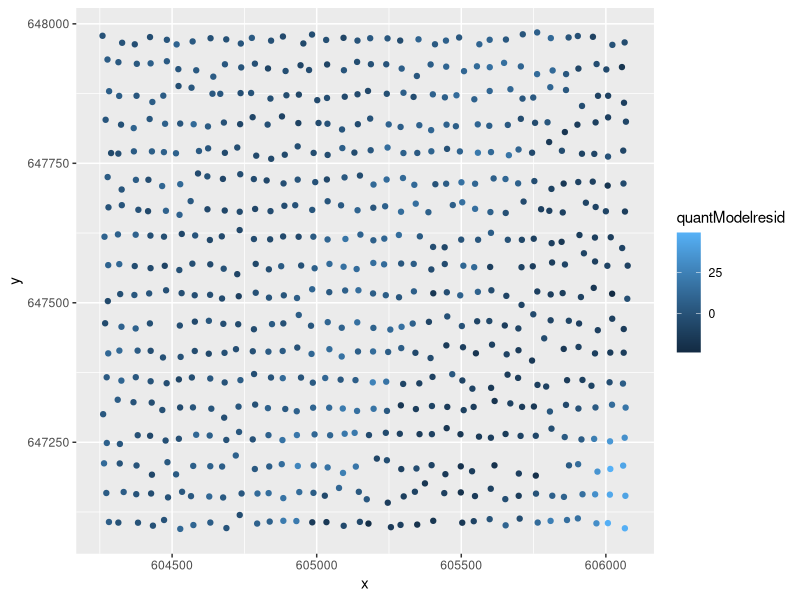

R code for this plot: (Note: this script raises an error after producing the figure.)
################################################################################
#' @title simQuantSpat
#' @author James Margrove
#' @description simulated function 

# Set langauge and clear workspace
Sys.setenv(LANG = "en")
rm(list=ls())

# Import packages 
require(ggplot2)
require(gtable)
require(grid)
require(quantreg)
require(ape)

# Import data 
pelev_data <- read.table("./data/pelev_data.txt", header = TRUE)
spatial_data <- read.table("./data/forestplot_160_spatial_data.txt", header = TRUE)
plotExtent <- read.table("./data/plotExtent.txt", header = TRUE)
# Reubens data (Sort out later )
#reu_data <- read.table( "./data/Reuben_data/data_cleaned.txt", header = TRUE)
648/3
# Cut the data to ensure that 
Xbreaks <- seq(plotExtent[1,"X50N"], plotExtent[3,"X50N"], length = 37)  
Ybreaks <- seq(plotExtent[1,"Y50N"], plotExtent[2,"Y50N"], length = 19)  

spatial_data$XCut <- cut(spatial_data$X50N, breaks = Xbreaks)
spatial_data$YCut <- cut(spatial_data$Y50N, breaks = Ybreaks)
str(spatial_data)
# Calculate average, elevation and wood density per square 
e <- as.vector(unlist(with(spatial_data, tapply(elev, list(XCut, YCut), mean, na.rm = TRUE))))
d <- as.vector(unlist(with(spatial_data, tapply(dden, list(XCut, YCut), mean, na.rm = TRUE))))
x <- as.vector(unlist(with(spatial_data, tapply(X50N, list(XCut, YCut), mean, na.rm = TRUE))))
y <- as.vector(unlist(with(spatial_data, tapply(Y50N, list(XCut, YCut), mean, na.rm = TRUE))))
spat_data <- data.frame(e, d, x, y)
spat_data <- spat_data[with(spat_data, which(!is.na(y))),]

#### Email 2 from robi
data = spat_data
taus = c(0.5)
quantModel <- rq(e ~ d, data = data, tau = taus)
summary(quantModel)
data$quantModelresid <- resid(quantModel)
ggplot(data, aes(x, y, color = quantModelresid)) + geom_point()


# Are wood density values auto-correlated?
# Calculate Morans I
coords_dist_mat <- as.matrix(dist(cbind(spat_data$x, spat_data$y)))
coords_dist_mat_inv <- 1/coords_dist_mat
diag(coords_dist_mat_inv) <- 0
# Calculate Moran's I
Moran.I(data$quantModelresid, coords_dist_mat_inv)
require(nlme)
# Ok so the residuals are quto correlated 
quantModelfitted <- fitted(quantModel)
plot(y = quantModelresid, x = quantModelfitted)
nullModel <- nlme::gls(quantModelresid ~ 1, 
                       data = data)


vario2 <- Variogram(nullModel, form = ~x + y, resType = "pearson")
plot(vario2, smooth = TRUE, ylim = c(0, 1.2))
#On the variogram we see that the semi-variance is clearly increasing with distance.
# Semi variance is, 

# Model using different spatial structures 
spatModel1 <- nlme::gls(quantModelresid ~ 1, 
                       data = data, 
                       correlation = corExp(form = ~ x + y))
spatModel2 <- nlme::gls(quantModelresid ~ 1, 
                       data = data, 
                       correlation = corGaus(form = ~ x + y))
spatModel3 <- nlme::gls(quantModelresid ~ 1, 
                       data = data, 
                       correlation = corSpher(form = ~ x + y))
spatModel4 <- nlme::gls(quantModelresid ~ 1, 
                       data = data, 
                       correlation = corLin(form = ~ x + y))

AIC(spatModel1)
AIC(spatModel2)
AIC(spatModel3)
AIC(spatModel4)
# Best model is model 1 corExp
summary(spatModel1)
vario4 <- Variogram(spatModel1, form = ~x + y)
plot(vario4, smooth = FALSE)



# this is very good completely flattens out the residuals 

summary(spatModel2)

gaussian(spatModel1)

?Variogram
str(spatModel1)
spatModel1$range



?gaussian
gaussian()
args(gaussian)


summary(spatModel)
str(spatModel$modelStruct$corStruct)

cg <- nlme::corGaus(form = quantModelresid ~ x + y)
icg <- nlme::Initialize(cg, data)
str(icg)
## OK 


# Extract distances 
dist_mat <- as.matrix(dist(cbind(x = data$x, y = data$y)))
var_mat <- ??
sigma <- t(chold(var_mat))
rnorm(nrow(data), 0, sd = sigma)



#############
simQuantSpat <- function(quantModel, coords, nsim = 10, coef = TRUE){
  # args 
  #quantModel <- mod
  #coords <- spat_data[,c(3,4)]
  #coef = FALSE
  #nsim = 100
  #
  taus <- quantModel$tau
  data <- quantModel$model
  colnames(coords) <- c("x", "y")
  data <- cbind(data, coords)
  n = nrow(data)
  x <- coords[,1]
  y <- coords[,2]
  data$quantModelresid <- resid(quantModel)
  data$quantModelfitted <- fitted(quantModel)
  # Run 
  spatModel <- nlme::gls(quantModelresid ~ 1, 
                         data = data, 
                         correlation = corGaus(form = ~ x + y))
  
  spatModelfitted <- fitted(spatModel)
  spatModelresid <- resid(spatModel)
  
  sigma <- spatModel$sigma
  simCoef <- function(){
    sim_error <- rnorm(n, mean = spatModelfitted, sd = sigma)
    data$new_y <- data$quantModelfitted + sim_error
    sim_quantModel <-  update(quantModel, new_y ~ . , data = data)
    summary(sim_quantModel)
    
    if(coef){
      coef_sim <- coef(sim_quantModel) 
      return(coef_sim)
    }
    else if(!coef){
      preds <- data.frame(d = seq(min(data[,"d"]), max(data[,"d"]), length = 100))
      e <- predict(sim_quantModel, newdata = preds)
      return(e)
    }
  }
  
  if(coef){
    sim_dist <- replicate(nsim, simCoef())
    sim_CI <- apply(sim_dist, 1, quantile, c(0.025, 0.975))
    sim_CI <- t(sim_CI) # CHECK!!! switch for binding
    sim_mean <- apply(sim_dist, 1, mean)
    sim_median <- apply(sim_dist, 1, median)
    sim_coefs <- cbind(sim_mean, sim_median, sim_CI)
    return(sim_coefs)
  } 
  else if(!coef){
    sim_dist <- replicate(nsim, simCoef())
    CI <- apply(sim_dist, 1, quantile, c(0.025, 0.975))
    mcoef <- apply(sim_dist, 1, mean)
    data.frame(mcoef, 
               CI025 = CI[1,], 
               CI975 = CI[2,], 
               d = seq(min(data[,"d"]), max(data[,"d"]), length = 100))
  }
}


#############
# current tau
taus = c(0.975)
# Data frame creation 
mod <- rq(e ~ d, data = spat_data, tau = taus)
summary(mod)
#simQuantSpat(quantModel = mod, coords = spat_data[,c(3,4)], coef = TRUE, nsim = 100)


#preds <- data.frame(d = seq(min(spat_data[,"d"]), max(spat_data[,"d"]), length = 100))
taus = c(0.025, 0.1, 0.5, 0.9, 0.975)
preds <- data.frame(mcoef = as.numeric(),
                    CI025 = as.numeric(),
                    CI975 = as.numeric(), 
                    d = as.numeric(), 
                    Q = as.numeric())
for(t in taus){
  mod <- rq(e ~ d, data = spat_data, tau = t)
  pred <- simQuantSpat(quantModel = mod, coords = spat_data[,c(3,4)], coef = FALSE, nsim = 1000)
  pred$Q <- rep(t, nrow(pred))
  preds <- rbind(preds, pred)
}

# Colors for CI ribbon 
cols <- c("#8CB369", "#F4E285", "#4C8577","#F4A259", "#BC4B51")
# Ok basic done 
p1 <- ggplot(spat_data[spat_data$d < 0.55,], aes(x = d, y = e)) + 
  geom_ribbon(data = preds[preds$d < 0.55,], 
              inherit.aes = FALSE, 
              aes(x = d, ymin = CI025, ymax = CI975, group = Q,  fill = factor(Q)), 
              alpha = 0.77) + 
  geom_line(data = preds[preds$d < 0.55,], inherit.aes = FALSE, aes(x = d, y = mcoef, group = Q)) + 
  theme_classic() + 
  xlab(bquote("Wood density g" ~cm^-3 )) +
  ylab("elevation (asl m)") + 
  scale_fill_manual(values = cols) +
  geom_point(alpha = 0.5) +
  theme(legend.position = "top")
  

ggsave(p1, file = './graphs/simQuantSpat_wden_triangle.png', 
       width = 4, 
       height = 4.2)


